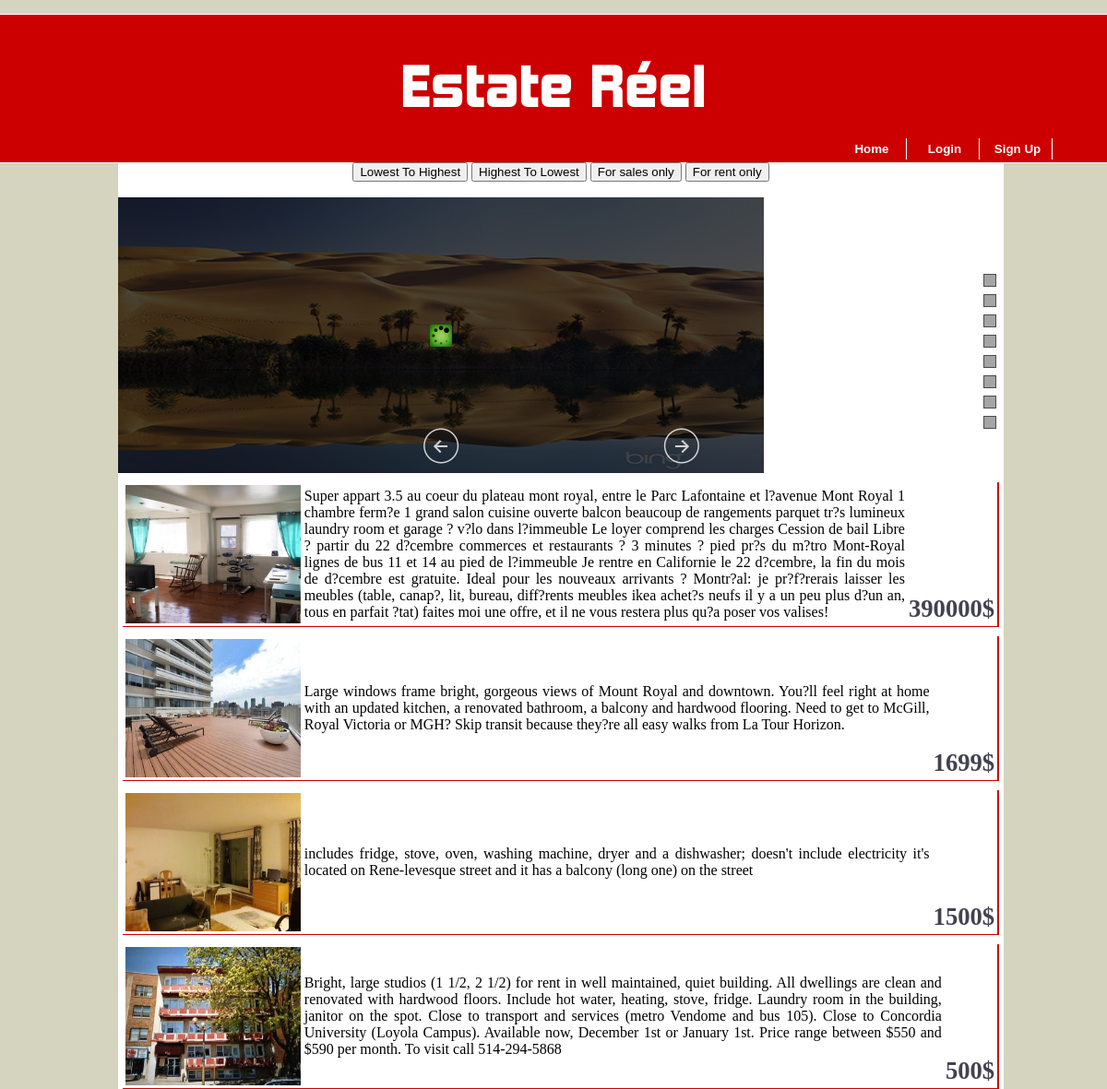
Page /index.php?sortBy=high on the committed database.
### tables this page shows
CREATE TABLE IF NOT EXISTS `apartment_images` (
`image_id` int(5) NOT NULL,
  `dwelling_Id` int(6) NOT NULL,
  `file_name` varchar(200) NOT NULL,
  `file_size` varchar(200) NOT NULL,
  `file_type` varchar(200) NOT NULL
);

CREATE TABLE IF NOT EXISTS `dwellings` (
`dwelling_Id` int(6) NOT NULL,
  `address_id` int(4) NOT NULL,
  `user_id` int(6) NOT NULL,
  `type` varchar(255) DEFAULT NULL,
  `description` varchar(1000) DEFAULT NULL,
  `no_of_rooms` int(11) DEFAULT NULL,
  `no_of_bathrooms` int(11) DEFAULT NULL,
  `no_of_living_rooms` int(11) DEFAULT NULL,
  `price` int(11) DEFAULT NULL,
  `rangeType` varchar(50) DEFAULT NULL
);

### classes/productClass.php (called while the page is built, shortened)
<?php
	class Product extends Database{
		public function checkSortBy($value){
			if (strcmp($value, "Sale") === 0 || strcmp($value, "Rent") === 0) {
				return $this->sortByRange($value);
			}elseif (strcmp($value, "low") === 0) {
				$value = "ASC";
				return $this->sortByPrice($value);
			}elseif (strcmp($value, "high") === 0) {
				$value = "DESC";
				return $this->sortByPrice($value);
			}else{
				return $this->displayAllProducts();
			}
		}
		public function sortByPrice($value){
			$query = "SELECT * FROM dwellings INNER JOIN apartment_images
                                 ON dwellings.dwelling_Id = apartment_images.dwelling_Id
                           GROUP BY dwellings.dwelling_Id
                           ORDER BY dwellings.price $value";
            return parent::getResultSetAsArray($query);
		}
	}
?>

### classes/databaseClass.php (called while the page is built, shortened)
<?php
	class Database{
		public $connection;
		public function createConnection(){
			$servername = "localhost";
			$username = "root";
			$password = "";
			$db = "PHP_database";
			$this->connection = new mysqli($servername, $username, $password, $db);
			$this->connection->set_charset("utf8");
			return $this->connection;
		}
		public function getResultSetAsArray($query){
			$rs = mysqli_query($this->createConnection(), $query) or die($this->connection->error);
			if($rs->num_rows > 0){
				$index = 0;
				while($row = $rs->fetch_assoc()){
					foreach ($row as $key => $value) {
						$arrayAsResult[$index][$key] = $value;
					}
					$index++;
				}
				return $arrayAsResult;
			}
			return null;
		}
	}
?>

### index.php (the view, shortened to what this page needs)
<html>
    <head>
        <link rel="stylesheet" type="text/css" href="CSS/mainLayout.css">
    </head>
    <?php include('PreCode/header.php');
    if(count($bannedUser) == 1){
        $days = $loginObj->dateDiff($bannedUser[0]['to_'], $bannedUser[0]['from_']);
        echo "<p>You are not allowed to be here anymore. You may login after " . $bannedUser[0]['to_'] . ". Your account has been banned for $days days because of the following description: </p>";
        echo $bannedUser[0]['description'];
    ?>
            </section>
    </body>
</html>
<?php
    }else{
    ?>
    <form name="filters" method="GET" action="">
    <button type="button" onClick="window.location.href='index.php?sortBy=low'">Lowest To Highest</button>
    <button type="button" onClick="window.location.href='index.php?sortBy=high'">Highest To Lowest</button>
    <button type="button" onClick="window.location.href='index.php?sortBy=Sale'">For sales only</button>
    <button type="button" onClick="window.location.href='index.php?sortBy=Rent'">For rent only</button>
    </form>
    <div id="slider2_container" style="position: relative; width: 100%;
        height: 300px; overflow: hidden;">
         <div u="loading" style="position: absolute; top: 0px; left: 0px;">
            <div style="position: absolute; display: block; background: url(img/loading.gif) no-repeat center center;
                top: 0px; left: 0px;width: 100%;height:100%;">
            </div>
        </div>
        <div u="slides" style="cursor: move; position: absolute; left: 0px; top: 1px; right: 0px; width: 100%; height: 300px;
            overflow: hidden;">
            <div>
                       </div>
            <div>
               </div>
            <div>
                </div>
            <div>
                </div>
            <div>
                </div>
            <div>
                </div>
            <div>
                </div>
            <div>
                </div>
        </div>
        <div u="navigator" class="jssorb01" style="position: absolute; bottom: 50px; right: 10px;">
            <div u="prototype" style="POSITION: absolute; WIDTH: 12px; HEIGHT: 12px;"></div>
        </div>
        <span u="arrowleft" class="jssora05l" style="width: 40px; height: 40px; bottom: 10px; left: 330px;">
        </span>
        <span u="arrowright" class="jssora05r" style="width: 40px; height: 40px; bottom: 10px; right: 330px">
        </span>
    </div>
    <section id="apartments">
    <?php
        $rsForIndex = null;
        if (isset($_GET['sortBy'])) {
            $value = $_GET['sortBy'];
            $rsForIndex = $productObj->checkSortBy($value);
        }else{
            $rsForIndex = $productObj->displayAllProducts();
        }
        if (count($rsForIndex) > 0) {
            for($row = 0; $row < count($rsForIndex); $row++){
                echo "
                <table id='apt' align='center'>
                  <tr id='col1'>
                    <td rowspan='3'><img id='placeImg' src='apartment_images/" . $rsForIndex[$row]['file_name'] . "'/></td>
                    <td rowspan='3' id='col2'>" . $rsForIndex[$row]['description'] . "</th>
                    <th></th>
                  </tr>
                  <tr>
                    <td></td>
                  </tr>
                  <tr id='price'>
                    <td><p id='number'>" . $rsForIndex[$row]['price'] . "$</p></td>
                  </tr>
                </table>";
            }
        }
    ?>
    </section>
    </section>
    </body>
</html>
<?php   } ?>

### CSS/mainLayout.css (style rules this page uses)
body { background-color: #D4D4BF; text-align: center; height: 100%; }
#apt { height: auto; margin-top: 10px; border-right: 2px solid #C00; border-bottom: 1px solid #C00; width: 99%; text-align: justify; }
#placeImg { height: 150px; width: 190px; }
#col2 { width: 80%; }
#price { margin-top: 50px; height: 10px; }
#number { font-weight: bold; font-size: 20pt; color: #424250; }

### index.php (style rules this page uses)
.jssorb01 div, .jssorb01 div:hover, .jssorb01 .av { filter: alpha(opacity=70); opacity: .7; overflow:hidden; cursor: pointer; border: #000 1px solid; }
.jssorb01 div { background-color: gray; }
.jssora05l, .jssora05r, .jssora05ldn, .jssora05rdn { position: absolute; cursor: pointer; display: block; background: url(img/a17.png) no-repeat; overflow:hidden; }
.jssora05l { background-position: -10px -40px; }
.jssora05r { background-position: -70px -40px; }

### rows in the picture
apartment_images: file_name (picture), dwelling_Id.description "Super appart 3.5 au coeur du plateau mont royal, entre le Parc Lafontaine et l?avenue Mont Royal 1 chambre ferm?e 1 grand salon cuisine ouverte balcon beaucoup de rangements parquet tr?s lumineux laundry room et garage ? v?lo dans l?immeuble Le loyer comprend les charges Cession de bail Libre ? partir du 22 d?cembre commerces et restaurants ? 3 minutes ? pied pr?s du m?tro Mont-Royal lignes de bus 11 et 14 au pied de l?immeuble Je rentre en Californie le 22 d?cembre, la fin du mois de d?cembre est gratuite. Ideal pour les nouveaux arrivants ? Montr?al: je pr?f?rerais laisser les meubles (table, canap?, lit, bureau, diff?rents meubles ikea achet?s neufs il y a un peu plus d?un an, tous en…", dwelling_Id.price "390000"
apartment_images: file_name (picture), dwelling_Id.description "Large windows frame bright, gorgeous views of Mount Royal and downtown. You?ll feel right at home with an updated kitchen, a renovated bathroom, a balcony and hardwood flooring. Need to get to McGill, Royal Victoria or MGH? Skip transit because they?re all easy walks from La Tour Horizon.", dwelling_Id.price "1699"
apartment_images: file_name (picture), dwelling_Id.description "includes fridge, stove, oven, washing machine, dryer and a dishwasher; doesn't include electricity it's located on Rene-levesque street and it has a balcony (long one) on the street", dwelling_Id.price "1500"
apartment_images: file_name (picture), dwelling_Id.description "Bright, large studios (1 1/2, 2 1/2) for rent in well maintained, quiet building. All dwellings are clean and renovated with hardwood floors. Include hot water, heating, stove, fridge. Laundry room in the building, janitor on the spot. Close to transport and services (metro Vendome and bus 105). Close to Concordia University (Loyola Campus). Available now, December 1st or January 1st. Price range between $550 and $590 per month. To visit call 514-294-5868", dwelling_Id.price "500"
